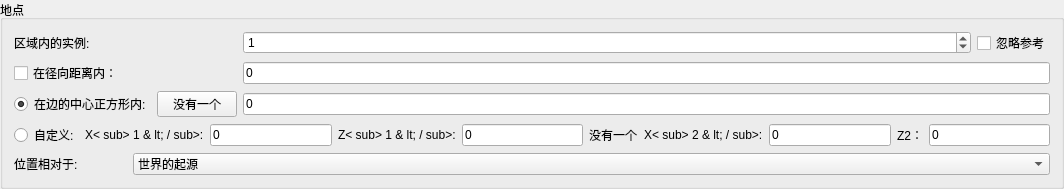
        <widget class="QGroupBox" name="groupBoxPosition">
         <property name="sizePolicy">
          <sizepolicy hsizetype="Preferred" vsizetype="Preferred">
           <horstretch>0</horstretch>
           <verstretch>0</verstretch>
          </sizepolicy>
         </property>
         <property name="title">
          <string>&#22320;&#28857;</string>
         </property>
         <layout class="QGridLayout" name="gridLayout">
          <item row="5" column="1" colspan="6">
           <layout class="QHBoxLayout" name="horizontalLayout">
            <item>
             <widget class="QLabel" name="labelX1">
              <property name="toolTip">
               <string>&#19979;&#38480;(&#21547;&#19979;&#38480;)</string>
              </property>
              <property name="text">
               <string>X&lt; sub&gt; 1 &amp; lt; / sub&gt;:</string>
              </property>
             </widget>
            </item>
            <item>
             <widget class="CoordEdit" name="lineEditX1">
              <property name="toolTip">
               <string>&#19979;&#38480;(&#21547;&#19979;&#38480;)</string>
              </property>
              <property name="text">
               <string>0</string>
              </property>
             </widget>
            </item>
            <item>
             <widget class="QLabel" name="labelZ1">
              <property name="toolTip">
               <string>&#19979;&#38480;&#65288;&#21547;&#65289;</string>
              </property>
              <property name="text">
               <string>Z&lt; sub&gt; 1 &amp; lt; / sub&gt;:</string>
              </property>
             </widget>
            </item>
            <item>
             <widget class="CoordEdit" name="lineEditZ1">
              <property name="toolTip">
               <string>&#19979;&#38480;(&#21547;&#19979;&#38480;)</string>
              </property>
              <property name="text">
               <string>0</string>
              </property>
             </widget>
            </item>
            <item>
             <widget class="QLabel" name="label_13">
              <property name="text">
               <string>&#27809;&#26377;&#19968;&#20010;</string>
              </property>
             </widget>
            </item>
            <item>
             <widget class="QLabel" name="labelX2">
              <property name="toolTip">
               <string>&#19978;&#38480;&#65288;&#21547;&#65289;</string>
              </property>
              <property name="text">
               <string>X&lt; sub&gt; 2 &amp; lt; / sub&amp;gt:</string>
              </property>
             </widget>
            </item>
            <item>
             <widget class="CoordEdit" name="lineEditX2">
              <property name="toolTip">
               <string>&#19978;&#30028;(&#21547;&#19978;&#30028;)</string>
              </property>
              <property name="text">
               <string>0</string>
              </property>
             </widget>
            </item>
            <item>
             <widget class="QLabel" name="labelZ2">
              <property name="toolTip">
               <string>&#19978;&#30028;(&#21547;&#19978;&#30028;)</string>
              </property>
              <property name="text">
               <string>Z2&#65306;</string>
              </property>
             </widget>
            </item>
            <item>
             <widget class="CoordEdit" name="lineEditZ2">
              <property name="toolTip">
               <string>&#19978;&#30028;(&#21547;&#19978;&#30028;)</string>
              </property>
              <property name="text">
               <string>0</string>
              </property>
              <property name="maxLength">
               <number>9</number>
              </property>
             </widget>
            </item>
           </layout>
          </item>
          <item row="0" column="6">
           <widget class="QCheckBox" name="checkSkipRef">
            <property name="toolTip">
             <string>&#36339;&#36807;&#24688;&#22909;&#20301;&#20110;&#30456;&#23545;&#24341;&#29992;&#20301;&#32622;&#30340;&#23454;&#20363;</string>
            </property>
            <property name="text">
             <string>&#24573;&#30053;&#21442;&#32771;</string>
            </property>
           </widget>
          </item>
          <item row="3" column="5" colspan="2">
           <widget class="QLineEdit" name="lineSquare">
            <property name="text">
             <string>0</string>
            </property>
           </widget>
          </item>
          <item row="2" column="5" colspan="2">
           <widget class="QLineEdit" name="lineRadius">
            <property name="text">
             <string>0</string>
            </property>
           </widget>
          </item>
          <item row="5" column="0">
           <widget class="QRadioButton" name="radioCustom">
            <property name="text">
             <string>&#33258;&#23450;&#20041;:</string>
            </property>
           </widget>
          </item>
          <item row="6" column="0" colspan="3">
           <widget class="QLabel" name="labelRelative">
            <property name="text">
             <string>&#20301;&#32622;&#30456;&#23545;&#20110;:</string>
            </property>
           </widget>
          </item>
          <item row="3" column="4">
           <widget class="QPushButton" name="buttonAreaInfo">
            <property name="sizePolicy">
             <sizepolicy hsizetype="Minimum" vsizetype="Fixed">
              <horstretch>0</horstretch>
              <verstretch>0</verstretch>
             </sizepolicy>
            </property>
            <property name="styleSheet">
             <string notr="true">QPushButton {
&#32972;&#26223;&#39068;&#33394;&#65306;rgba(255, 255, 255, 0);
&#36793;&#26694;&#65306;&#26080;;
&#22270;&#20687;&#65306;url(:/icons/info.png);
&#22270;&#20687;&#20301;&#32622;&#65306;&#21491;;
}
QPushButton:hover {
&#22270;&#20687;&#65306;url(:/icons/info_h.png);
}</string>
            </property>
            <property name="text">
             <string>&#27809;&#26377;&#19968;&#20010;</string>
            </property>
           </widget>
          </item>
          <item row="0" column="5">
           <widget class="SpinInstances" name="spinBox">
            <property name="sizePolicy">
             <sizepolicy hsizetype="Expanding" vsizetype="Fixed">
              <horstretch>0</horstretch>
              <verstretch>0</verstretch>
             </sizepolicy>
            </property>
            <property name="specialValueText">
             <string>0(&#19981;)</string>
            </property>
            <property name="minimum">
             <number>0</number>
            </property>
            <property name="maximum">
             <number>99</number>
            </property>
            <property name="value">
             <number>1</number>
            </property>
           </widget>
          </item>
          <item row="6" column="3" colspan="4">
           <widget class="QComboBox" name="comboBoxRelative">
            <property name="sizeAdjustPolicy">
             <enum>QComboBox::AdjustToContentsOnFirstShow</enum>
            </property>
            <item>
             <property name="text">
              <string>&#19990;&#30028;&#30340;&#36215;&#28304;</string>
             </property>
            </item>
           </widget>
          </item>
          <item row="3" column="0" colspan="4">
           <widget class="QRadioButton" name="radioSquare">
            <property name="text">
             <string>&#22312;&#36793;&#30340;&#20013;&#24515;&#27491;&#26041;&#24418;&#20869;:</string>
            </property>
            <property name="checked">
             <bool>true</bool>
            </property>
           </widget>
          </item>
          <item row="2" column="0" colspan="4">
           <widget class="QCheckBox" name="checkRadius">
            <property name="text">
             <string>&#22312;&#24452;&#21521;&#36317;&#31163;&#20869;&#65306;</string>
            </property>
           </widget>
          </item>
          <item row="0" column="0" colspan="4">
           <widget class="QLabel" name="labelSpinBox">
            <property name="text">
             <string>&#21306;&#22495;&#20869;&#30340;&#23454;&#20363;:</string>
            </property>
           </widget>
          </item>
         </layout>
        </widget>
